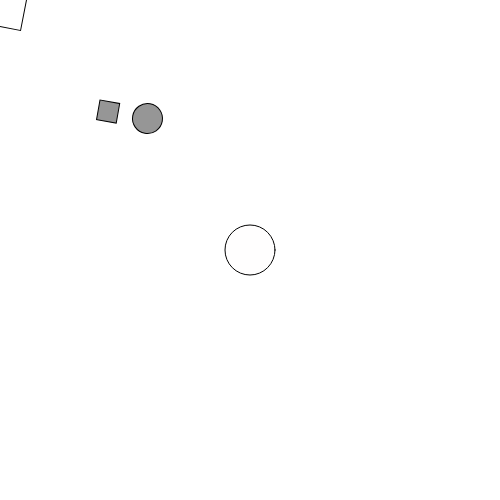
Frame 1 (no input)
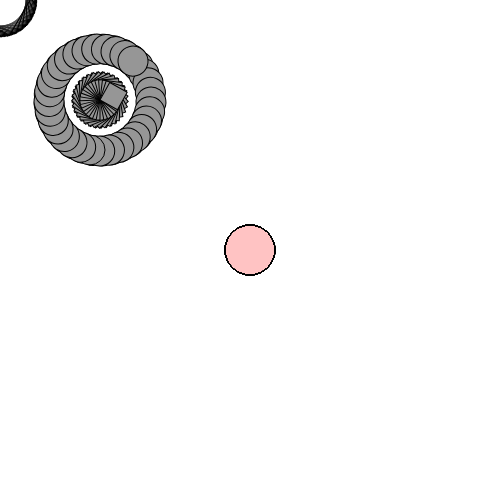
Frame 60 (no input)
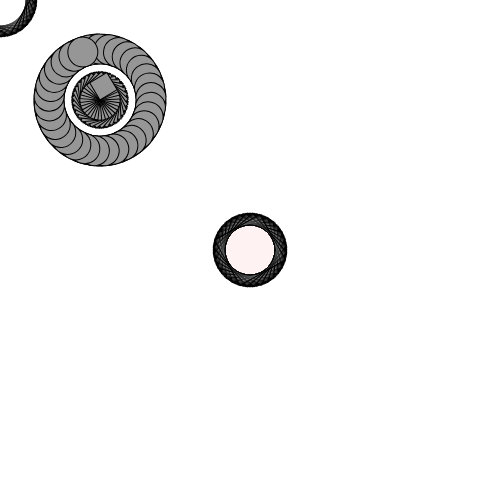
Frame 120 (the mouse pressed at the canvas centre since frame 60)

The p5.js sketch that drew these frames (run headless with seeded random() and noise() and a simulated clock; from frame 60 on, the mouse is pressed at the canvas centre):

// p5.js sketch
// ── sketch.js
// Rotate / push / translate / pop
let r = 0;

function setup() {
  createCanvas(500, 500); 
  angleMode(DEGREES);
}

function draw(){
  fill(255, 0, 0, 1)
  
  push();   
    translate(100, 100);       // Set where 0,0 starts
    fill(150);
    rotate(r+=10);
    rect(0, 0, 20, 20); 
    ellipse(50, 10, 30, 30);
  pop(); 

  push();
    rectMode(CENTER); // CORNER 
    translate(mouseX, mouseY); // Set where 0,0 starts
    fill(255, 255, 255, 20)
    rotate(r+=1);
    rect(0, 0, 52, 52);
  pop(); 
  
  ellipse(width/2, height/2, 50, 50);
}
